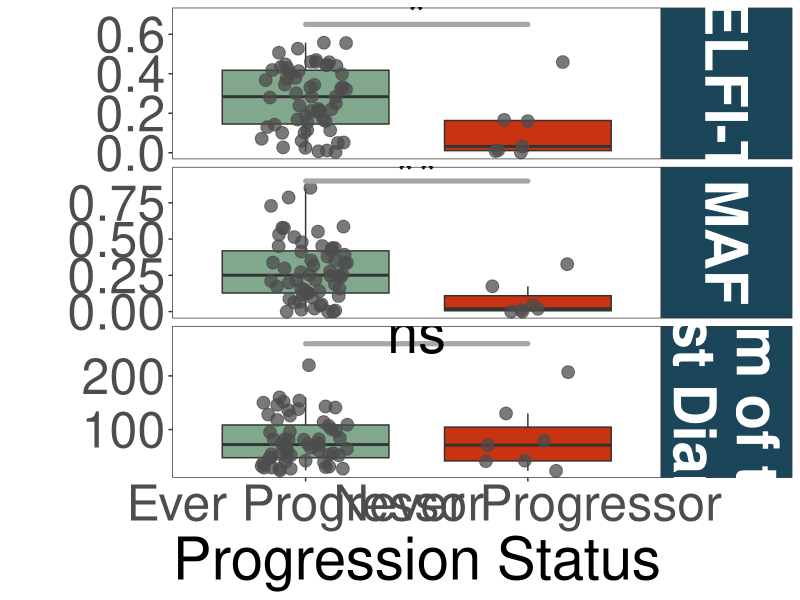
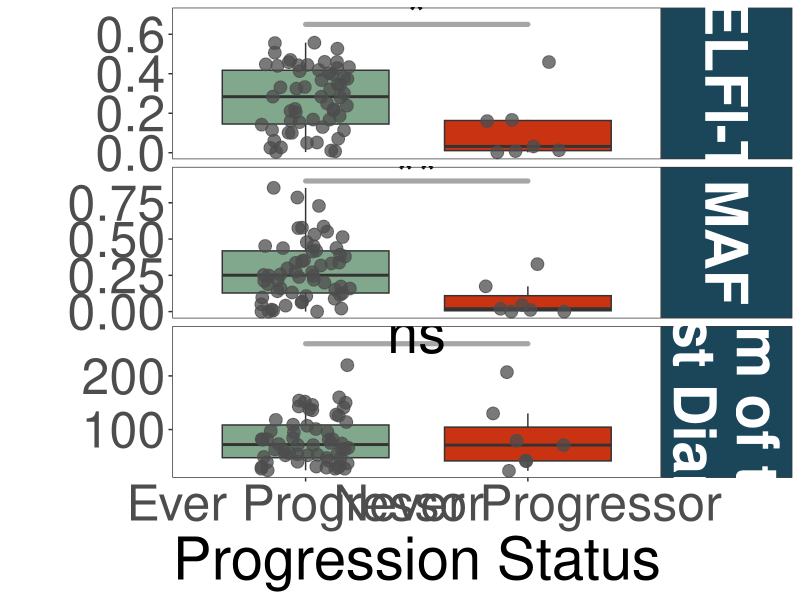

These figures' R source, in order:
################################################################################
#################### Setup #####################################################

# loc
setwd("~/git/CAIRO5_Public")

# libraries
library(readxl)
library(data.table)
library(ggplot2)

# Data
BloodSampleCharacteristics <- as.data.table(read_xlsx("Data/CAIRO5_Supplemental.xlsx", sheet=2, skip=1))
ClinicalDemographics <- as.data.table(read_xlsx("Data/CAIRO5_Supplemental.xlsx", sheet=1, skip=1))
SumOfLongestDiameters <- as.data.table(read_xlsx("Data/CAIRO5_Supplemental.xlsx", sheet=7, skip=1))

################################################################################
################# pair down data to required cols ##############################

# Blood Samples
keep <- c('Sequence ID', 'Subject ID', 'Sample Time Point', 'DELFI-TF', 'MAF')
BloodSampleCharacteristics <- BloodSampleCharacteristics[,..keep]

# clinical data
keep <- c('Subject ID', 'Study Arm', 'Progression Status (0=no progression; 1=progression)')
ClinicalDemographics <- ClinicalDemographics[,..keep]

# Sum of Longest Diameter, pair down to be within 60 days
SumOfLongestDiameters <- SumOfLongestDiameters[abs(`Time Between SLD and Liquid Biopsy (Days)`) <= 60]
SumOfLongestDiameters[,`Time Between SLD and Liquid Biopsy (Days)` := NULL]

# merge data together
finalData <- merge(BloodSampleCharacteristics, ClinicalDemographics, by='Subject ID', all.x=T)
finalData <- merge(finalData, SumOfLongestDiameters, by=c('Subject ID', 'Sample Time Point'), all.x=T)

################################################################################
################### final formatting ###########################################

# restrict to ARM 1 samples at baseline
finalData <- finalData[`Study Arm` == 1 & `Sample Time Point` == 'T0']

# name progression status for plot
finalData[,progressionStatus := ifelse(`Progression Status (0=no progression; 1=progression)` == 1, 'Ever Progressor', 'Never Progressor')]

# change col name to fit on plot later
setnames(finalData, "Sum of the Longest Diameters", "Sum of the\nLongest Diameters")

# melt the data into a long format for plotting
finalData <- melt(finalData, measure.vars=c("DELFI-TF", "MAF", "Sum of the\nLongest Diameters"))

################################################################################
################## run the stats ###############################################

# switch statement to re-define p-values
relabel_p <- function(x){
  if(x < .0001) return('****')
  if(x < .001) return('***')
  if(x < .01) return('**')
  if(x < .05) return('*')
  return('ns')
}

# run stats
delfiStat <- wilcox.test(finalData[variable == 'DELFI-TF' & `Progression Status (0=no progression; 1=progression)` == 1]$value,
                         finalData[variable == 'DELFI-TF' & `Progression Status (0=no progression; 1=progression)` == 0]$value)
mafStat <- wilcox.test(finalData[variable == 'MAF' & `Progression Status (0=no progression; 1=progression)` == 1]$value,
                         finalData[variable == 'MAF' & `Progression Status (0=no progression; 1=progression)` == 0]$value)
sldStat <- wilcox.test(finalData[variable == 'Sum of the\nLongest Diameters' & `Progression Status (0=no progression; 1=progression)` == 1]$value,
                       finalData[variable == 'Sum of the\nLongest Diameters' & `Progression Status (0=no progression; 1=progression)` == 0]$value)


# make dt to plot
statData <- data.table("variable"=c('DELFI-TF', 'MAF', 'Sum of the\nLongest Diameters'),
           "x"=c(1.5),
           "y"=c(.7, .95, 280),
           "p_value"=c(relabel_p(delfiStat$p.value), relabel_p(mafStat$p.value), relabel_p(sldStat$p.value)))
segmentData <- data.table("variable"=c('DELFI-TF', 'MAF', 'Sum of the\nLongest Diameters'),
                          "x"=c(1),
                          "xend"=c(2),
                          "y"=c(.65, .9, 260),
                          "yend"=c(.65, .9, 260))

################################################################################
################### Construct the Violin plot ##################################

# violin
FigS7A <- ggplot() +
  geom_boxplot(data=finalData, mapping=aes(x=progressionStatus, y=value, fill=progressionStatus), outlier.shape=NA) +
  geom_point(data=finalData, mapping=aes(x=progressionStatus, y=value, fill=progressionStatus), position=position_jitter(width=.2), size=4, show.legend = FALSE, color='grey30', alpha=.75) +
  geom_segment(data=segmentData, mapping=aes(x=x, xend=xend, y=y, yend=yend), linewidth=1.75, linetype='solid', color='gray65', lineend = "round") +
  geom_text(data=statData, mapping=aes(x=x, y=y, label=p_value), size=14) +
  scale_fill_manual("Progression Status", values=c("#81A88D", "#C93312")) +
  facet_wrap(~variable, scales="free_y", ncol=1, strip.position = "right") +
  xlab("Progression Status") + ylab("") +
  theme_bw() +
  theme(legend.position = "none") +
  theme(strip.text=element_text(color="white", face="bold", size=42)) +
  theme(axis.text.x=element_text(size=36), axis.text.y=element_text(size=36)) +
  theme(axis.title=element_text(size=42)) +
  theme(strip.background=element_rect(fill="#1B465A")) +
  theme(panel.grid=element_blank())

# save plots
png(filename="Figures/FigS7A.png", height=17, width=17, units="in", res=150)
FigS7A
dev.off()

cairo_pdf(file="Figures/FigS7A.pdf", height=17, width=17)
FigS7A
dev.off()


